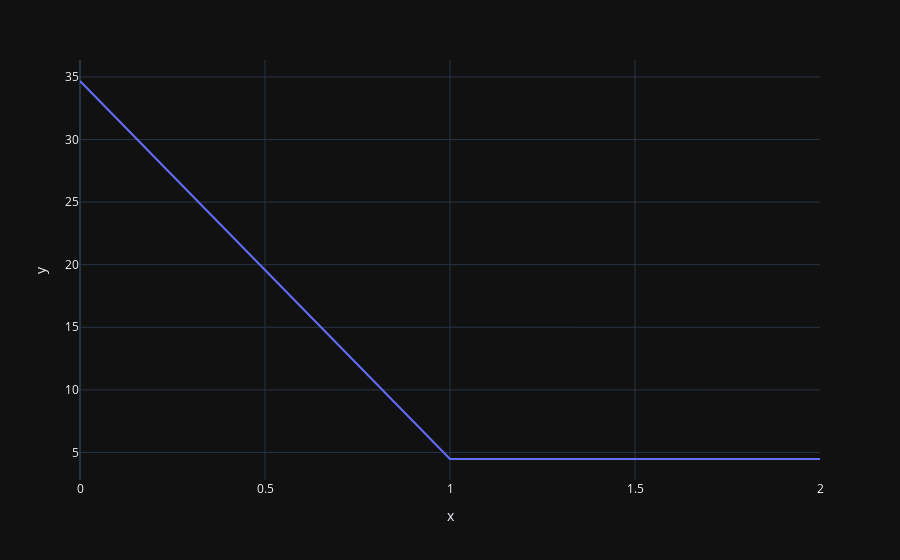
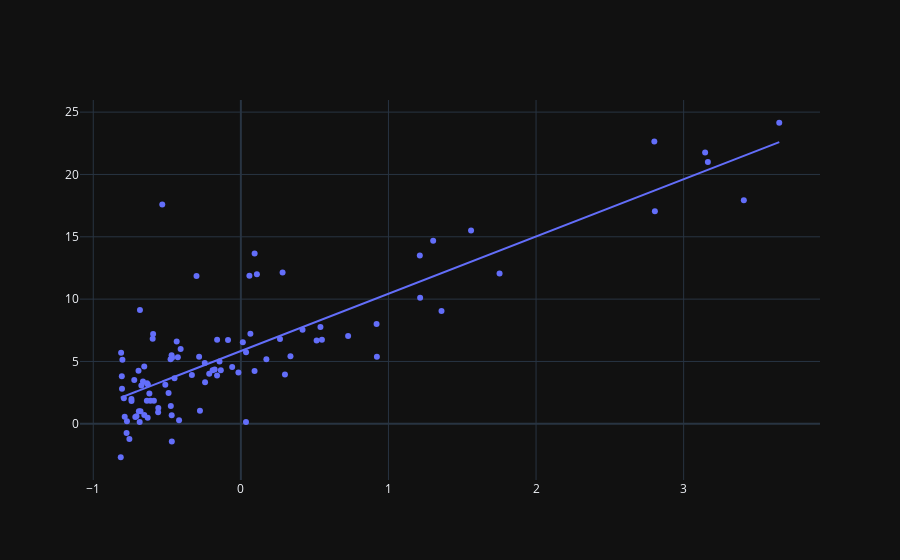

The notebook cell these images were saved under, in order:
### Code cell
model.fit_data(learning_rate=1, iterations=100)
